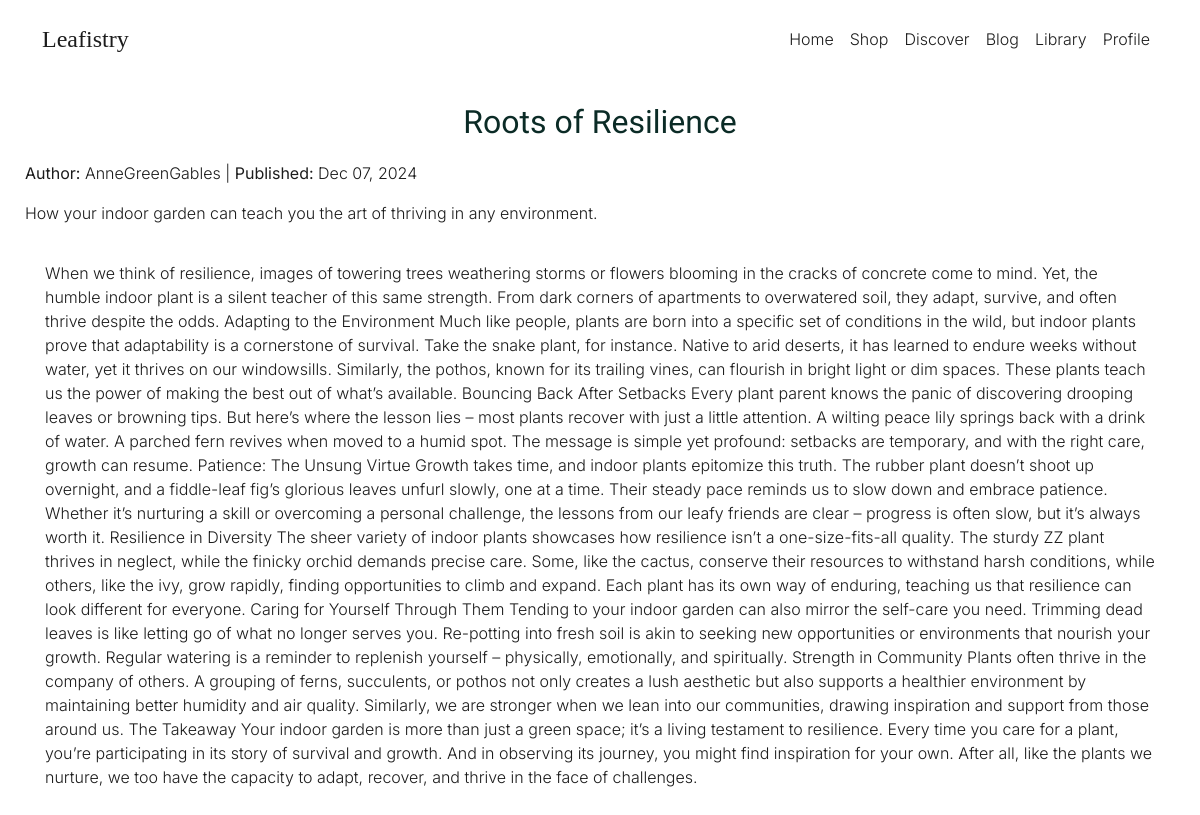
Screenshot of /blogs/blogs_content/2/ with the database file from the repository.
### blogs/models.py (models this page shows, shortened)
class Blog(models.Model):
    title = models.CharField(max_length=200)
    tagline = models.CharField(max_length=1000)
    content = models.TextField()
    author = models.ForeignKey('home.User', on_delete=models.CASCADE)
    created_at = models.DateTimeField(auto_now_add=True)

### home/models.py (models this page shows)
class User(AbstractUser):
    username = models.CharField(max_length=200, null=True, unique=True)
    name = models.CharField(max_length=200, null=True)
    email = models.EmailField(unique=True, null=True)

### blogs/views.py (the view)
# urls.py: path('blogs_content/<int:blog_id>/', views.blog_content, name='blog_content'),
def blog_content(request, blog_id):
    blog = get_object_or_404(Blog, id=blog_id)
    return render(request, 'blog_content.html', {'blog': blog})

### templates/blog_content.html (shortened to what this page needs)
{% load static %}
<!DOCTYPE html>
<html lang="en">
  <head>
    <link
    href="https://cdn.jsdelivr.net/npm/bootstrap@5.3.3/dist/css/bootstrap.min.css"
    rel="stylesheet" />
  <link
    rel="stylesheet"
    href="https://cdn.jsdelivr.net/npm/bootstrap-icons@1.3.0/font/bootstrap-icons.css" />
  <link rel="stylesheet" href="{% static 'css/style.css' %}" />
  <body>
    <nav class="navbar navbar-expand-lg">
      <div class="container">
        <a class="navbar-brand bodoni-moda-logo" href="#">Leafistry</a>
        <div
          class="collapse navbar-collapse justify-content-end"
          id="navbarNav">
          <ul class="navbar-nav">
            <li class="nav-item">
              <a class="nav-link" href="{% url 'home' %}">Home</a>
            </li>
            <li class="nav-item">
              <a class="nav-link" href="{% url 'shop' %}">Shop</a>
            </li>
            <li class="nav-item">
              <a class="nav-link" href="{% url 'discover' %}">Discover</a>
            </li>
            <li class="nav-item">
              <a class="nav-link" href="{% url 'blog' %}">Blog</a>
            </li>
            <li class="nav-item">
              <a class="nav-link" href="{% url 'library' %}">Library</a>
            </li>
            <li class="nav-item">
              <a class="nav-link" href="{% url 'profile' %}">Profile</a>
            </li>
          </ul>
        </div>
      </div>
    </nav>
      <div class="blog-detail-container">
        <h1>{{ blog.title }}</h1>
        <p class="blog-meta">
          <strong>Author:</strong> {{ blog.author.username }} |
          <strong>Published:</strong> {{ blog.created_at|date:"M d, Y" }}
        </p>
        <p class="blog-tagline">{{ blog.tagline }}</p>
        <div class="blog-content">
          {{ blog.content }}
        </div>
      </div>
  </body>
</html>

### static/css/style.css (style rules this page uses)
:root { --phthalo-green: #0b2b26; --phthalo-green-light: #163832; --phthalo-green-dark: #051f20; --apple-green: #88b836; --apple-green-light: #b3d66b; --apple-green-lighter: #d7eaa0; --phthalo-green-dark: #001219; --milk: #fffdf5; --black: #1c1c1c; --red: #ff4d4d; }
* { margin: 0; padding: 0; box-sizing: border-box; }
body { min-height: 100vh; color: var(--black); font-family: "Inter", sans-serif; font-optical-sizing: auto; font-weight: 300; font-style: normal; }
h1 { font-size: 2rem; font-family: "Inter Tight", serif; font-optical-sizing: auto; font-weight: 200; font-style: normal; text-align: center; margin-bottom: 20px; color: var(--phthalo-green); }
.bodoni-moda-logo { font-family: "Bodoni Moda", serif; font-optical-sizing: auto; font-weight: 500; font-style: normal; }
.navbar { background-color: transparent; padding: 1rem 0.5rem; margin-top: 0px; transition: background-color 0.3s ease, box-shadow 0.3s ease; }
.navbar-brand { color: var(--black) !important; font-size: 1.5rem; }
.nav-link { color: var(--black) !important; transition: opacity 0.3s ease, color 0.3s ease; }
.blog-detail-container { padding: 25px; }
.blog-content { padding: 20px; }

### rows the page displays
Blog: title "Roots of Resilience", author.username "AnneGreenGables", created_at "Dec 07, 2024", tagline "How your indoor garden can teach you the art of thriving in any environment.", content "When we think of resilience, images of towering trees weathering storms or flowers blooming in the cracks of concrete come to mind. Yet, the humble indoor plant is a silent teacher of this same strength. From dark corners of apartments to overwatered soil, they adapt, survive, and often thrive despite the odds. Adapting to the Environment Much like people, plants are born into a specific set of conditions in the wild, but indoor plants prove that adaptability is a cornerstone of survival. Take the snake plant, for instance. Native to arid deserts, it has learned to endure weeks without water, yet it thrives on our windowsills. Similarly, the pothos, known for its trailing vines, can…"
